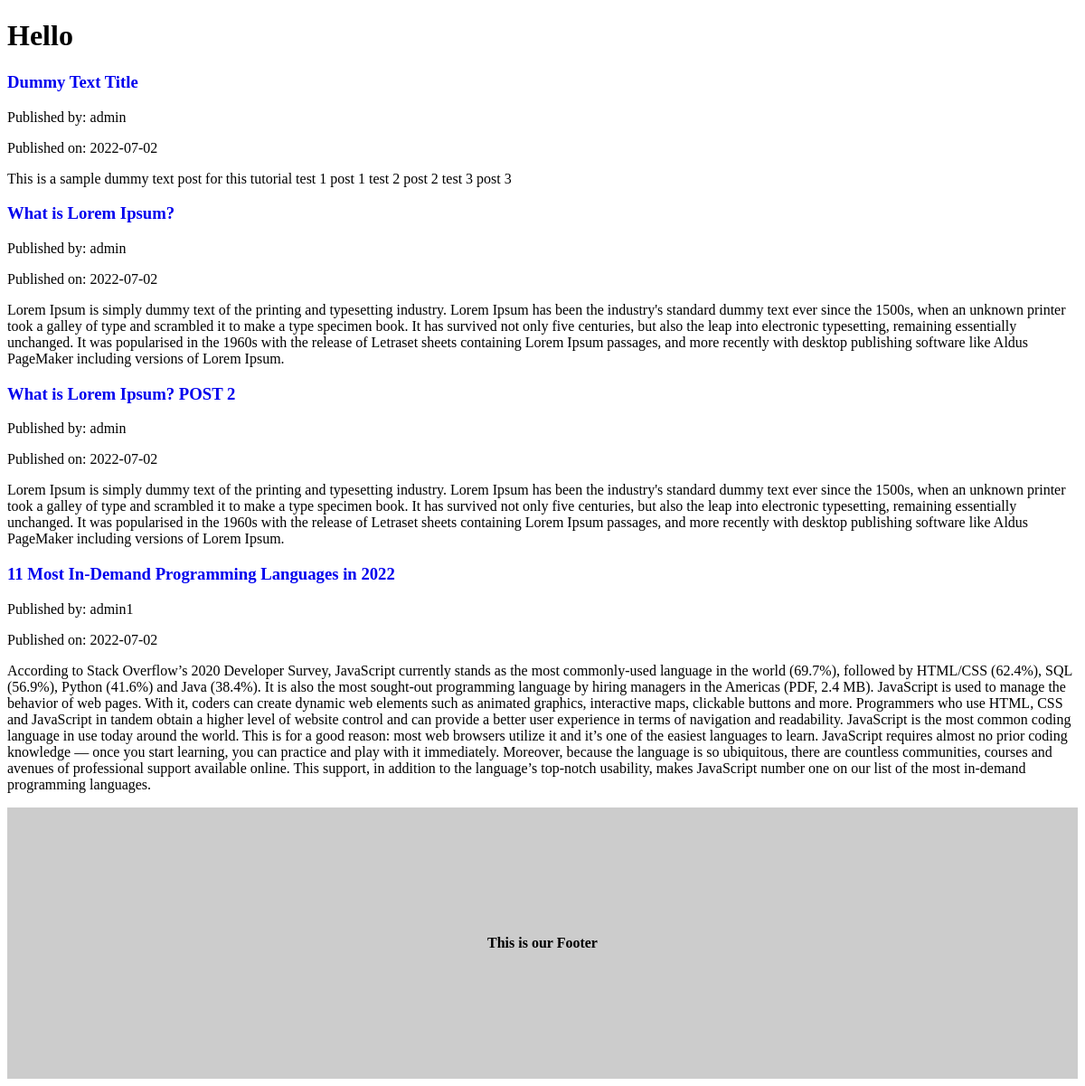
Before: / with the older database file.
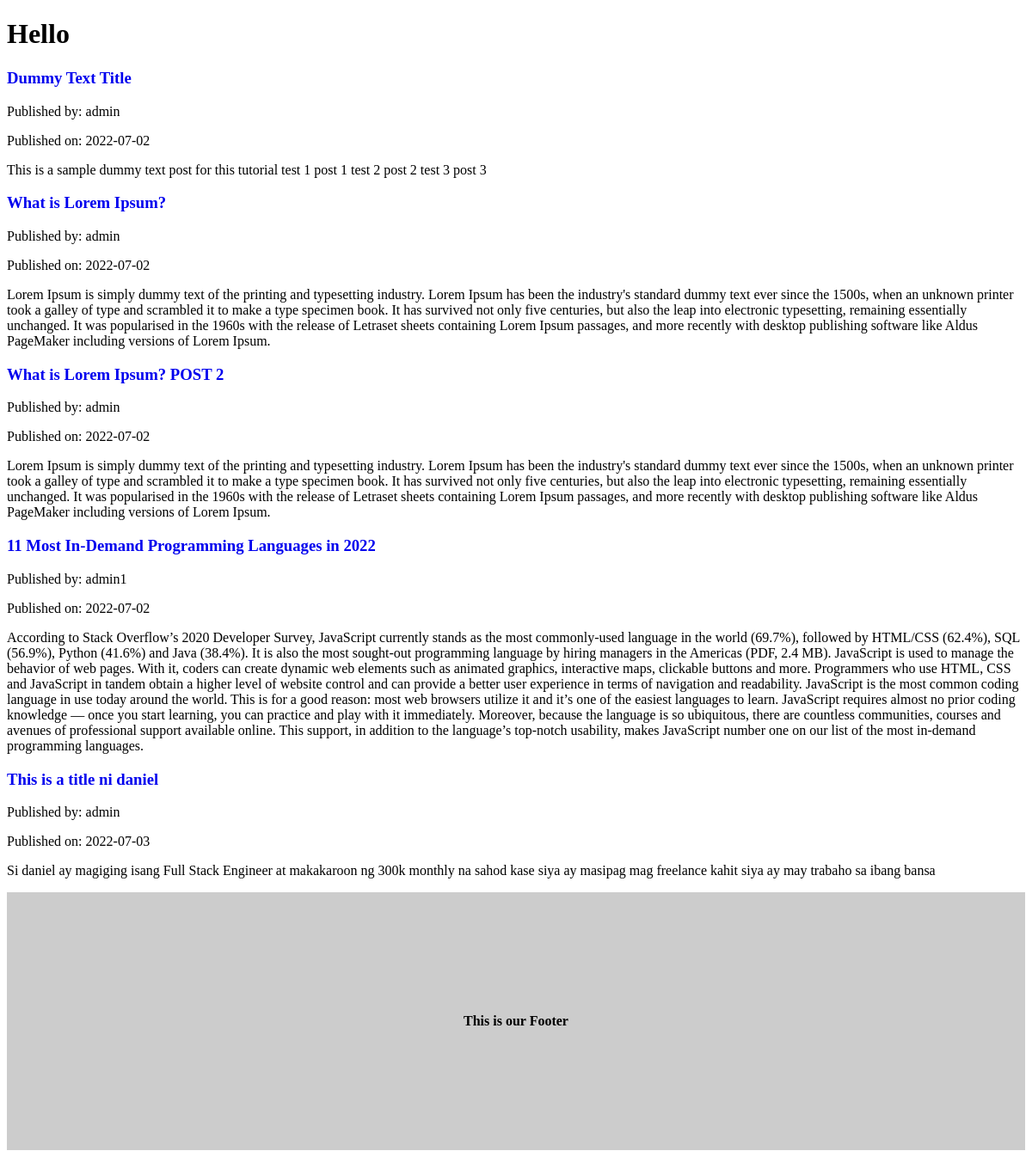
After: the same page with the newer database file.
### blog/models.py (models this page shows, shortened)
class Post(models.Model):
    author = models.ForeignKey(
        settings.AUTH_USER_MODEL, on_delete=models.CASCADE)
    title = models.CharField(max_length=200)
    text = models.TextField()
    created_date = models.DateTimeField(default=timezone.now)
    published_date = models.DateTimeField(blank=True, null=True)

### blog/views.py (the view)
# urls.py: path('', views.post_list, name='post_list'),
def post_list(request):
    context = {
        'posts': Post.objects.all()
    }
    return render(request, 'blog/posts.html', context)

### blog/templates/blog/posts.html (shortened to what this page needs)
{% extends "blog/index.html" %}
    {% block content %}
        {% for post in posts %}
            <h3><a href="/" style="text-decoration: none;">{{post.title}}</a></h3>
            <p>Published by: {{post.author}}</p>
            <p>Published on: {{post.created_date|date:"Y-m-d"}}</p>
            <p>{{post.text}}</p>
        {% endfor %}
    {% endblock content %}

Changed rows visible on the page:
added Post: title "This is a title ni daniel", author "admin", created_date "2022-07-03", text "Si daniel ay magiging isang Full Stack Engineer at makakaroon ng 300k monthly na sahod kase siya ay masipag mag freelance kahit siya ay may trabaho sa ibang bansa"
